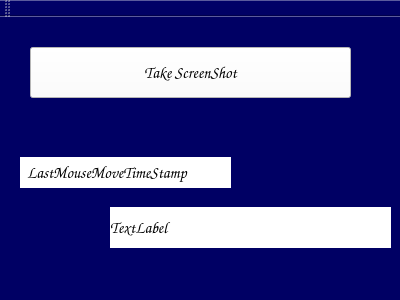
<?xml version="1.0" encoding="UTF-8"?>
<ui version="4.0">
 <class>MainWindow</class>
 <widget class="QMainWindow" name="MainWindow">
  <property name="geometry">
   <rect>
    <x>0</x>
    <y>0</y>
    <width>400</width>
    <height>300</height>
   </rect>
  </property>
  <property name="windowTitle">
   <string>WindowsMonitor</string>
  </property>
  <property name="autoFillBackground">
   <bool>false</bool>
  </property>
  <property name="styleSheet">
   <string notr="true">background-color: rgb(0, 0, 100);</string>
  </property>
  <widget class="QWidget" name="centralWidget">
   <widget class="QPushButton" name="TakeScreenShot">
    <property name="geometry">
     <rect>
      <x>30</x>
      <y>30</y>
      <width>321</width>
      <height>51</height>
     </rect>
    </property>
    <property name="font">
     <font>
      <family>Comic Sans MS</family>
      <pointsize>12</pointsize>
     </font>
    </property>
    <property name="styleSheet">
     <string notr="true">background-color: rgb(255, 255, 255);</string>
    </property>
    <property name="text">
     <string>Take ScreenShot</string>
    </property>
    <property name="autoDefault">
     <bool>false</bool>
    </property>
   </widget>
   <widget class="QLabel" name="TimeStampLabel">
    <property name="geometry">
     <rect>
      <x>110</x>
      <y>190</y>
      <width>281</width>
      <height>41</height>
     </rect>
    </property>
    <property name="font">
     <font>
      <family>Comic Sans MS</family>
      <pointsize>12</pointsize>
     </font>
    </property>
    <property name="styleSheet">
     <string notr="true">background-color: rgb(255, 255, 255);</string>
    </property>
    <property name="text">
     <string>TextLabel</string>
    </property>
   </widget>
   <widget class="QLabel" name="LastMouseMoveLabel">
    <property name="geometry">
     <rect>
      <x>20</x>
      <y>140</y>
      <width>211</width>
      <height>31</height>
     </rect>
    </property>
    <property name="font">
     <font>
      <family>Comic Sans MS</family>
      <pointsize>12</pointsize>
     </font>
    </property>
    <property name="styleSheet">
     <string notr="true">background-color: rgb(255, 255, 255);</string>
    </property>
    <property name="text">
     <string>  LastMouseMoveTimeStamp</string>
    </property>
   </widget>
  </widget>
  <widget class="QToolBar" name="mainToolBar">
   <attribute name="toolBarArea">
    <enum>TopToolBarArea</enum>
   </attribute>
   <attribute name="toolBarBreak">
    <bool>false</bool>
   </attribute>
  </widget>
  <widget class="QStatusBar" name="statusBar"/>
 </widget>
 <layoutdefault spacing="6" margin="11"/>
 <resources/>
 <connections/>
</ui>
